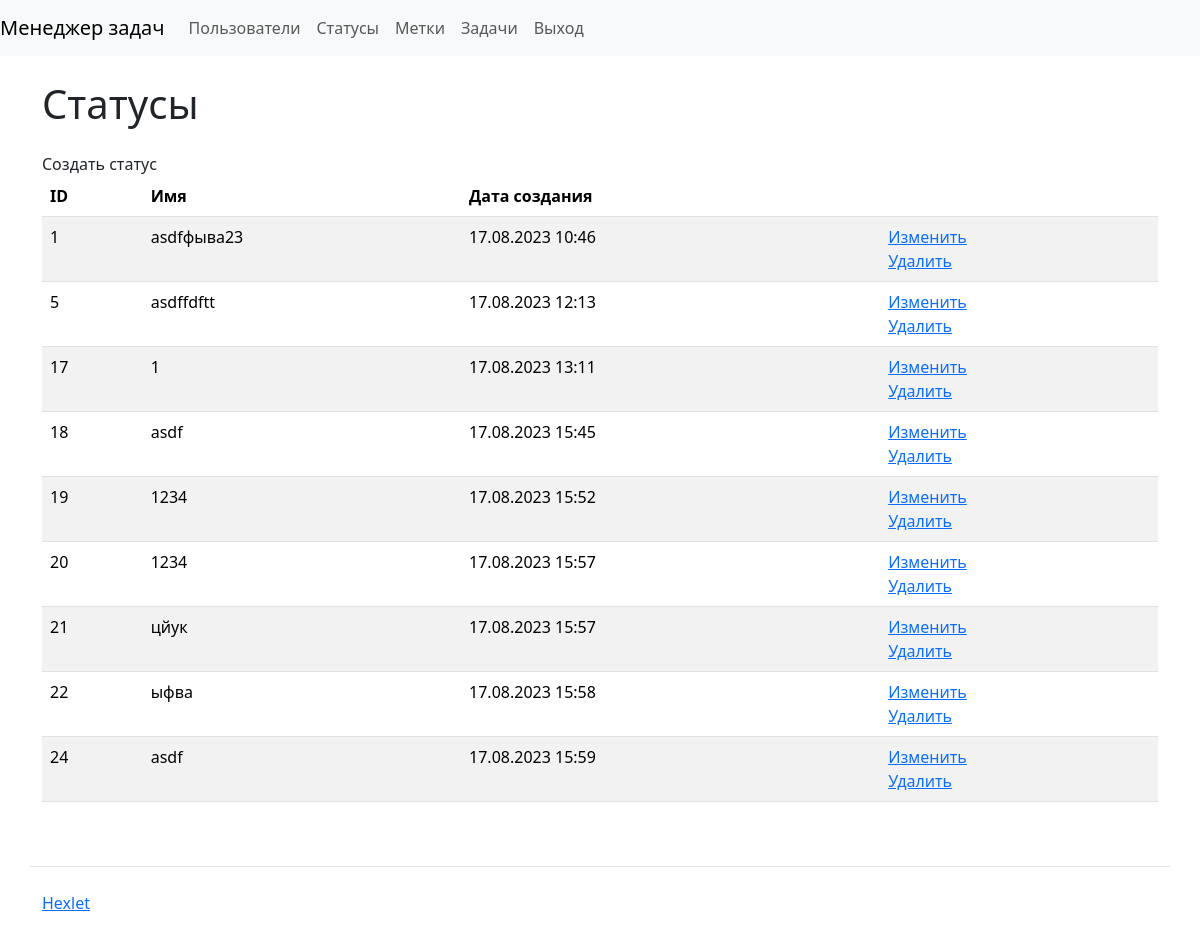
The app's page /statuses/ (signed in) with its own data.
### task_manager/statuses/models.py (models this page shows, shortened)
class Status(models.Model):
    name = models.CharField(max_length=255)
    date_joined = DateTimeField(auto_now_add=True)

### task_manager/statuses/views.py (the view)
# urls.py: path('', views.StatusShow.as_view(), name='statuses'),
class StatusShow(CustomLoginRequiredMixin, View):
    def get(self, request, *args, **kwargs):
        statuses = Status.objects.all()
        return render(request, 'statuses/statuses.html', {
            'statuses': statuses,
        })

### task_manager/mixins.py (called while the page is built)
    def dispatch(self, request, *args, **kwargs):
        if not request.user.is_authenticated:
            messages.error(request, self.permission_denied_message)
        return super().dispatch(request, *args, **kwargs)

### task_manager/templates/statuses/statuses.html
{% extends "index.html" %}
{% block content %}
<h1 class="my-4"> Статусы</h1>
<a class="nav-link" href="{% url 'create_status' %}">Создать статус</a>
<table class="table table-striped">
    <thead>
      <tr>
        <th>ID</th>
        <th>Имя</th>
        <th>Дата создания</th>
        <th></th>
      </tr>
    </thead>
    <tbody>
        {% for status in statuses %}
        <tr>
          <td>{{ status.id }}</td>
          <td>{{ status.name }}</td>
          <td>{{ status.date_joined|date:'d.m.Y H:i' }}</td>
          <td>
            <a href="{% url 'edit_status' status.pk %}">Изменить</a>
            <br>
            <a href="{% url 'delete_status' status.pk %}">Удалить</a>
          </td>
        </tr>
        {% endfor %}
    </tbody>
</table>
{% endblock %}

### records on screen
Status: id "1", name "asdfфыва23", date_joined "17.08.2023 10:46"
Status: id "5", name "asdffdftt", date_joined "17.08.2023 12:13"
Status: id "17", name "1", date_joined "17.08.2023 13:11"
Status: id "18", name "asdf", date_joined "17.08.2023 15:45"
Status: id "19", name "1234", date_joined "17.08.2023 15:52"
Status: id "20", name "1234", date_joined "17.08.2023 15:57"
Status: id "21", name "цйук", date_joined "17.08.2023 15:57"
Status: id "22", name "ыфва", date_joined "17.08.2023 15:58"
Status: id "24", name "asdf", date_joined "17.08.2023 15:59"
